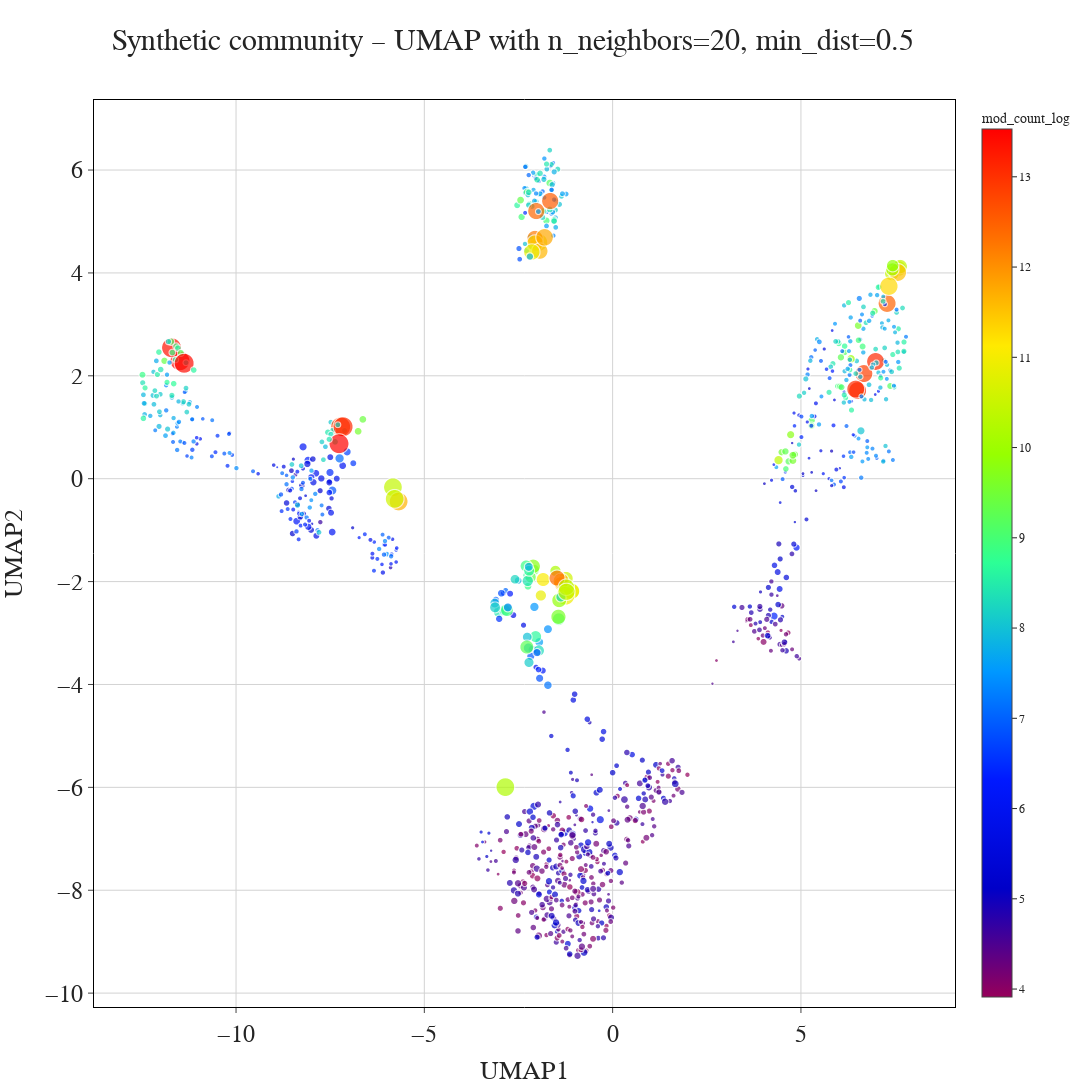

The notebook cell saved with this chart:
### Markdown cell above
### Plot 💠

### Code cell
n_neighbors = [20]
min_dist = [0.5]

for n in n_neighbors:
    for m in min_dist:
        reducer = umap.UMAP(n_neighbors=n, min_dist=m, random_state=seed)
        embedding = reducer.fit_transform(df_mod_counts.iloc[:, :-21])
        mod_counts_UMAP_df  = pd.DataFrame({
            'UMAP1': embedding[:, 0],
            'UMAP2': embedding[:, 1],
            'Domain to species': df_mod_counts['Domain to species'],
            'Domain to genus': df_mod_counts['Domain to genus'],
            'element': df_mod_counts['element'],
            'contig': df_mod_counts.index,
            'mod_count':df_mod_counts['mod_count'],
            'mod_count_log':df_mod_counts['mod_count_log'],
            'contig_length_sqrt':df_mod_counts['contig_length_sqrt']
        })
        
        column = 'Domain to species'
        mod_counts_UMAP_df['Domain to species'] = mod_counts_UMAP_df['Domain to species'].fillna('NA')
        value_counts = mod_counts_UMAP_df[column].value_counts().to_dict()
        mod_counts_UMAP_df[f'{column}_with_counts'] = mod_counts_UMAP_df[column].apply(lambda x: f'{x} ({value_counts[x]})')
        mod_counts_UMAP_df['count'] = mod_counts_UMAP_df[column].map(value_counts)
        mod_counts_UMAP_df = mod_counts_UMAP_df.sort_values(by=['count'], ascending=False)
        mod_counts_UMAP_df[f'{column}_with_counts'] = pd.Categorical(
            mod_counts_UMAP_df[f'{column}_with_counts'],
            categories=mod_counts_UMAP_df[f'{column}_with_counts'].unique(),
            ordered=True
        )
        
        fig = px.scatter(mod_counts_UMAP_df, 
                            x='UMAP1', 
                            y='UMAP2', 
                            labels={f'{column}_with_counts': column},  
                            color='mod_count_log',
                            title=f' Synthetic community – UMAP with n_neighbors={n}, min_dist={m}', 
                            color_continuous_scale=px.colors.sequential.Rainbow,
                            hover_data={'Domain to species': True, 'Domain to genus': True,
                                        'element': True, 'contig': True},
                            size='contig_length_sqrt')
        title = f' Synthetic community – UMAP with n_neighbors={n}, min_dist={m}'

        fig.update_layout(font=dict(family="Times New Roman"),
            title=dict(text=title, font=dict(size=30), x=0.47, xanchor='center'),
            height=1200, width=1200, template='simple_white', showlegend=True,
            legend=dict(
                title=dict(text="title", font=dict(size=26)),
                font=dict(size=26), x=0.5, y=-0.05, traceorder="normal", xanchor='center', yanchor='top', orientation='h'),
            xaxis=dict(title_font=dict(size=26), tickfont=dict(size=24),
                       showgrid=True, gridcolor='lightgray', zeroline=False, showline=True, linecolor='black', linewidth=1, mirror=True),
            yaxis=dict(title_font=dict(size=26), tickfont=dict(size=24), showgrid=True, gridcolor='lightgray',
                       zeroline=False, showline=True, linecolor='black', linewidth=1, mirror=True))
        fig.show()
        fig.write_image(f'UMAP_HAMBI/UMAP_{n}_{m}_contig_mod_counts_log_contig_length_sqrt.png')
        fig.write_image(f'UMAP_HAMBI/UMAP_{n}_{m}_contig_mod_counts_log_contig_length_sqrt.svg')
        fig.write_html(f'UMAP_HAMBI/UMAP_{n}_{m}_contig_mod_counts_log_contig_length_sqrt.html')

### Figure 1 — Plotly figure (JSON) as saved in the notebook; plotly's stock layout.template omitted (floating-point values rounded to 4 significant figures; data arrays with more than 128 entries replaced by an {"elided": "..."} marker saying what was removed)
{"data": [{"customdata": {"elided": "1012x4 str values"}, "hovertemplate": "UMAP1=%{x}<br>UMAP2=%{y}<br>contig_length_sqrt=%{marker.size}<br>Domain to species=%{customdata[0]}<br>Domain to genus=%{customdata[1]}<br>element=%{customdata[2]}<br>contig=%{customdata[3]}<br>mod_count_log=%{marker.color}<extra></extra>", "legendgroup": "", "marker": {"color": {"elided": "1012 float values"}, "coloraxis": "coloraxis", "size": {"elided": "1012 float values"}, "sizemode": "area", "sizeref": 6.457, "symbol": "circle"}, "mode": "markers", "name": "", "showlegend": false, "type": "scattergl", "x": {"elided": "1012 float values"}, "xaxis": "x", "y": {"elided": "1012 float values"}, "yaxis": "y"}], "layout": {"coloraxis": {"colorbar": {"title": {"text": "mod_count_log"}}, "colorscale": [[0, "rgb(150,0,90)"], [0.125, "rgb(0,0,200)"], [0.25, "rgb(0,25,255)"], [0.375, "rgb(0,152,255)"], [0.5, "rgb(44,255,150)"], [0.625, "rgb(151,255,0)"], [0.75, "rgb(255,234,0)"], [0.875, "rgb(255,111,0)"], [1, "rgb(255,0,0)"]]}, "font": {"family": "Times New Roman"}, "height": 1200, "legend": {"font": {"size": 26}, "itemsizing": "constant", "orientation": "h", "title": {"font": {"size": 26}, "text": "title"}, "tracegroupgap": 0, "traceorder": "normal", "x": 0.5, "xanchor": "center", "y": -0.05, "yanchor": "top"}, "showlegend": true, "title": {"font": {"size": 30}, "text": " Synthetic community – UMAP with n_neighbors=20, min_dist=0.5", "x": 0.47, "xanchor": "center"}, "width": 1200, "xaxis": {"anchor": "y", "autorange": true, "domain": [0, 1], "gridcolor": "lightgray", "linecolor": "black", "linewidth": 1, "mirror": true, "range": [-13.75, 9.049], "showgrid": true, "showline": true, "tickfont": {"size": 24}, "title": {"font": {"size": 26}, "text": "UMAP1"}, "type": "linear", "zeroline": false}, "yaxis": {"anchor": "x", "autorange": true, "domain": [0, 1], "gridcolor": "lightgray", "linecolor": "black", "linewidth": 1, "mirror": true, "range": [-10.26, 7.35], "showgrid": true, "showline": true, "tickfont": {"size": 24}, "title": {"font": {"size": 26}, "text": "UMAP2"}, "type": "linear", "zeroline": false}}}
